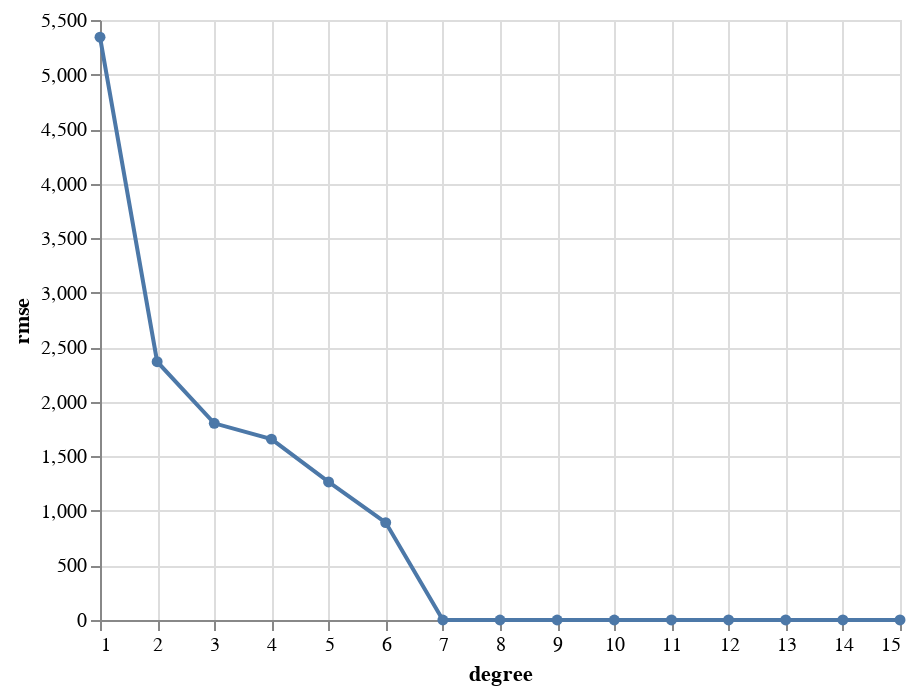

Notebook source saved alongside this figure:
### Code cell
results2 = pd.DataFrame(columns=["degree", "rmse"])

for n in range(1, MAX_DEGREE + 1):
    poly = PolynomialFeatures(n)
    Xp = poly.fit_transform(df2.iloc[:, 1:])
    fit = LinearRegression().fit(Xp, df2.Y)
    Y_hat = fit.predict(Xp)
    results2 = results2.append(
        {"degree": n, "rmse": np.sqrt(mean_squared_error(df2.Y, Y_hat))},
        ignore_index=True,
    )

alt.Chart(results2).mark_line(point=alt.OverlayMarkDef()).encode(
    x="degree", y="rmse", tooltip=["degree", "rmse"]
)

### Figure 1 — Vega-Lite specification as saved in the notebook (floating-point values rounded to 4 significant figures)
{"config": {"view": {"continuousWidth": 400, "continuousHeight": 300}}, "data": {"name": "data-33a0617cbd196e4afc97c409423c007e"}, "mark": {"type": "line", "point": {}}, "encoding": {"tooltip": [{"type": "quantitative", "field": "degree"}, {"type": "quantitative", "field": "rmse"}], "x": {"type": "quantitative", "field": "degree"}, "y": {"type": "quantitative", "field": "rmse"}}, "$schema": "https://vega.github.io/schema/vega-lite/v4.8.1.json", "datasets": {"data-33a0617cbd196e4afc97c409423c007e": [{"degree": 1.0, "rmse": 5342.0}, {"degree": 2.0, "rmse": 2368.0}, {"degree": 3.0, "rmse": 1803.0}, {"degree": 4.0, "rmse": 1658.0}, {"degree": 5.0, "rmse": 1265.0}, {"degree": 6.0, "rmse": 892.7}, {"degree": 7.0, "rmse": 0.000126}, {"degree": 8.0, "rmse": 2.867e-06}, {"degree": 9.0, "rmse": 4.965e-06}, {"degree": 10.0, "rmse": 1.442e-05}, {"degree": 11.0, "rmse": 0.02327}, {"degree": 12.0, "rmse": 0.04278}, {"degree": 13.0, "rmse": 0.02226}, {"degree": 14.0, "rmse": 0.05181}, {"degree": 15.0, "rmse": 0.04084}]}}
